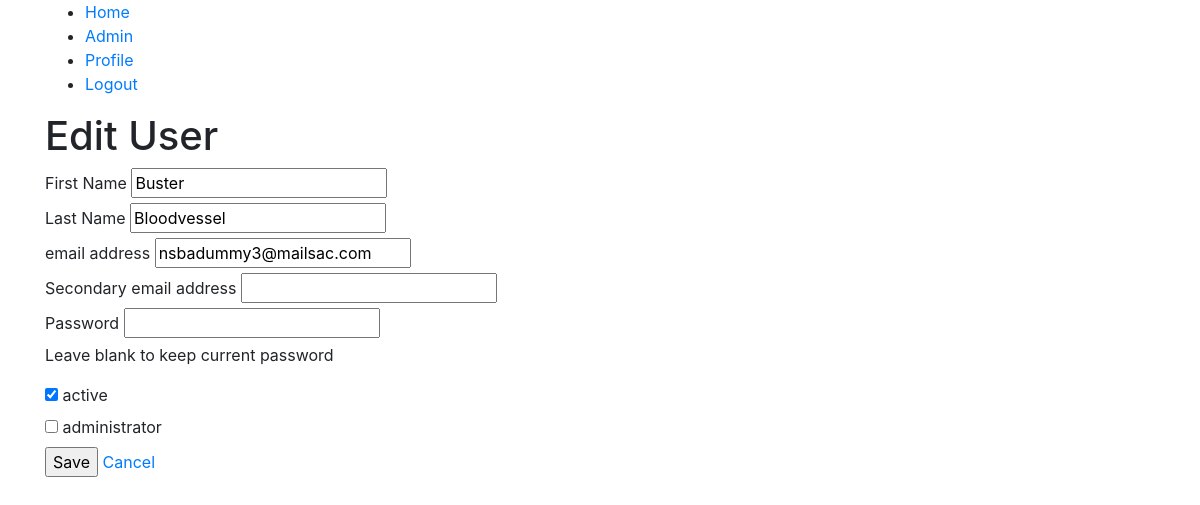
Page /admin/users/edit.php?userId=9 (signed in) on the committed database.
### tables this page shows
CREATE TABLE `user` (
  `userId` int(11) NOT NULL,
  `firstName` varchar(128) NOT NULL,
  `lastName` varchar(128) NOT NULL,
  `email` varchar(128) NOT NULL,
  `emailSecondary` varchar(128) DEFAULT NULL,
  `password` varchar(255) NOT NULL,
  `password_reset_token` varchar(40) DEFAULT NULL,
  `password_reset_expires_at` datetime DEFAULT NULL,
  `activation_token` varchar(40) DEFAULT NULL,
  `is_active` tinyint(1) NOT NULL DEFAULT '0',
  `is_admin` tinyint(1) NOT NULL DEFAULT '0'
);

### classes/User.class.php (called while the page is built, shortened)
<?php
class User
{
  public static function findByID($userId)
  {
    try {
      $db = Database::getInstance();
      $stmt = $db->prepare('SELECT * FROM user WHERE userId = :userId LIMIT 1');
      $stmt->execute([':userId' => $userId]);
      $user = $stmt->fetchObject('User');
      if ($user !== false) {
        return $user;
      }
    } catch(PDOException $exception) {
      error_log($exception->getMessage());
    }
  }
  public static function getByIDor404($data)
  {
    if (isset($data['userId'])) {
      $user = static::findByID($data['userId']);
      if ($user !== null) {
        return $user;
      }
    }
  }
}

### classes/Auth.class.php (called while the page is built, shortened)
<?php
class Auth
{
    private static $_instance;
    private $_currentUser;
  public static function getInstance()
  {
    if (static::$_instance === NULL) {
      static::$_instance = new Auth();
    }
    return static::$_instance;
  }
  public function getCurrentUser()
  {
    if ($this->_currentUser === null) {
      if (isset($_SESSION['user_id'])) {
        $this->_currentUser = User::findByID($_SESSION['user_id']);
    } else {
        $this->_currentUser = $this->_loginFromCookie();
      }
    }
    return $this->_currentUser;
  }
  public function isLoggedIn()
  {
    return $this->getCurrentUser() !== null;
  }
  public function requireLogin()
  {
    if ( ! $this->isLoggedIn()) {
      $url = $_SERVER['REQUEST_URI'];
      if ( ! empty($url)) {
        $_SESSION['return_to'] = $url;
      }
      Util::redirect('/Capstone_Seed/login.php');
    }
  }
}

### admin/users/form.php (the view, shortened to what this page needs)
<form method="post">
  <div>
    <label for="firstName">First Name</label>
    <input id="firstName" name="firstName" value="<?php echo htmlspecialchars($user->firstName); ?>" />
  </div>
  <div>
    <label for="lastName">Last Name</label>
    <input id="lastName" name="lastName" value="<?php echo htmlspecialchars($user->lastName); ?>" />
  </div>
  <div>
    <label for="email">email address</label>
    <input id="email" name="email" value="<?php echo htmlspecialchars($user->email); ?>" />
  </div>
  <div>
    <label for="emailSecondary">Secondary email address</label>
    <input id="emailSecondary" name="emailSecondary" value="<?php echo htmlspecialchars($user->emailSecondary); ?>" />
  </div>
  <div>
    <label for="password">Password</label>
    <input type="password" id="password" name="password" />
    <p>Leave blank to keep current password</p>
  </div>
  <?php $is_same_user = $user->userId == Auth::getInstance()->getCurrentUser()->userId; ?>
  <div>
    <label for="is_active">
        <?php if ($is_same_user): ?>
            <input type="hidden" name="is_active" value="1" />
            <input type="checkbox" disabled="disabled" checked="checked" /> active
        <?php else: ?>
            <input id="is_active" name="is_active" type="checkbox" value="1"
                <?php if ($user->is_active): ?>checked="checked"<?php endif; ?>/> active
        <?php endif; ?>
    </label>
  </div>
  <div>
    <label for="is_admin">
        <?php if ($is_same_user): ?>
            <input type="hidden" name="is_admin" value="1" />
            <input type="checkbox" disabled="disabled" checked="checked" /> administrator
        <?php else: ?>
            <input id="is_admin" name="is_admin" type="checkbox" value="1"
                <?php if ($user->is_admin): ?>checked="checked"<?php endif; ?>/> administrator
        <?php endif; ?>
    </label>
  </div>
  <input type="submit" value="Save" />
  <a href="/Capstone_Seed/admin/users<?php if (isset($user->userId)) { echo '/show.php?userId=' . $user->userId; } ?>">Cancel</a>
</form>

### rows in the picture
user: firstName "Buster", lastName "Bloodvessel", email "nsbadummy3@mailsac.com", is_active "☑"
